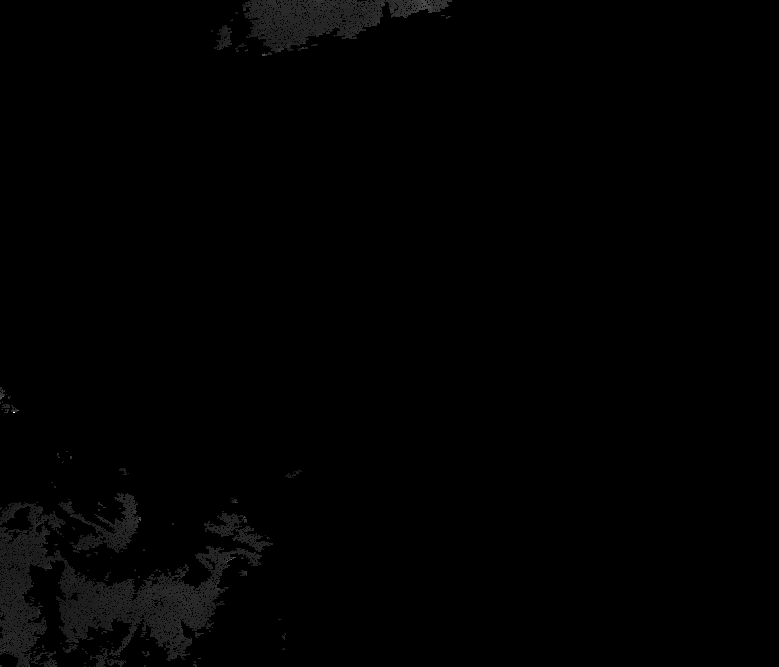
#> input picture Corregistro/Corregistradas/modis_mod.tiff, 779 x 667 px, found by its file name; the run also reads 1 picture not shown here
$ python Correlacion.py
#> lines starting #> are read from the running program, lines starting #| are printed output that depends on the picture; long printed decimals are rounded
import numpy as np
from PIL import Image
import pandas as pd
# Cargar las imágenes
path_to_modis = "C:\\Users\\luis1\\OneDrive\\Documentos\\Corregistro\\Corregistradas\\modis_clo\\clora_01_mapped_AQUA_MODIS.20230103T193500.L2.OC.NRT.x.nc.tif"
imagen_alt = 'C:\\Users\\luis1\\OneDrive\\Documentos\\framework\\results\\predict_modis.tif'
modis_aleat = 'C:\\Users\\luis1\\OneDrive\\Documentos\\Corregistro\\Corregistradas\\modis_mod.tiff'
img_mod = 'C:\\Users\\luis1\\OneDrive\\Documentos\\framework\\results\\predict_modismod.tif'
img1 = Image.open(modis_aleat)
#> img1 is the input picture: PIL image 779x667 F; min 0, max 1.28, mean 0.00793
img2 = Image.open(img_mod)

# Convertir las imágenes en matrices NumPy
arr1 = np.array(img1)
arr2 = np.array(img2)

# Restar las matrices
diff = arr1 - arr2
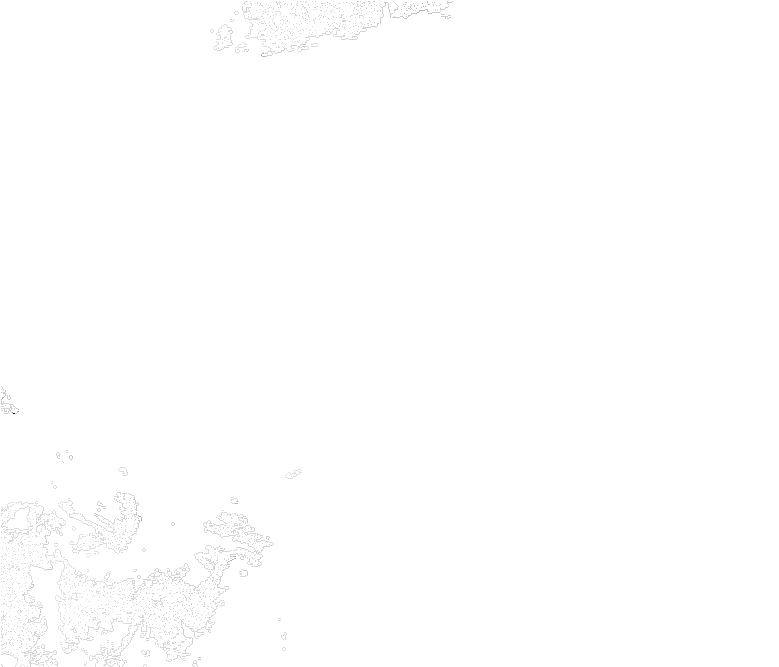
#> diff: shape (667, 779) float32; min -1.24, max 0, mean -0.00248; drawn with min black and max white
vector_diff = np.ravel(diff)
x1 = abs(vector_diff)
media = pd.Series(x1).mean()
#> media = 0.00248
desviacion_estandar = pd.Series(x1).std()
#> desviacion_estandar = 0.0218

print("La media del vector es:", media)
#| La media del vector es: 0.002478
print("La desviación estándar del vector es:", desviacion_estandar)
#| La desviación estándar del vector es: 0.02178
# Calcular la correlación de las dos matrices
#corr = np.corrcoef(arr1.flatten(), arr2.flatten())[0, 1]

# Guardar la nueva imagen con los píxeles restados
#Image.fromarray(diff).save('imagen_diff.tif')
#savetxt('vector2.txt', vector_diff)
# Imprimir la correlación
#print('Correlación:', vector_diff)
